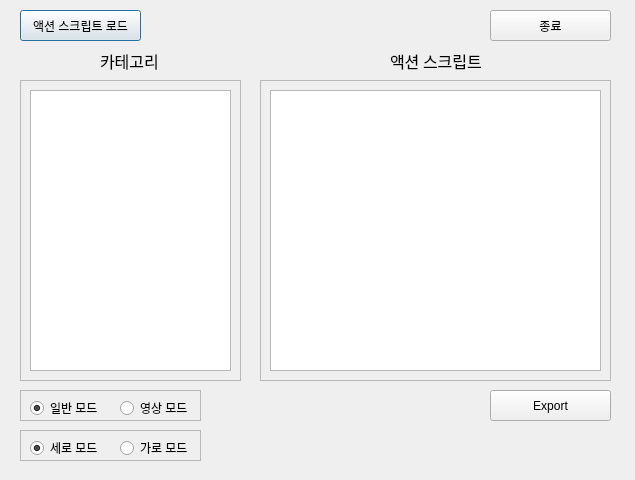
<?xml version="1.0" encoding="UTF-8"?>
<ui version="4.0">
 <class>ScenarioEditor</class>
 <widget class="QDialog" name="ScenarioEditor">
  <property name="geometry">
   <rect>
    <x>0</x>
    <y>0</y>
    <width>635</width>
    <height>480</height>
   </rect>
  </property>
  <property name="windowTitle">
   <string>Dialog</string>
  </property>
  <widget class="QFrame" name="LeftFrame">
   <property name="geometry">
    <rect>
     <x>20</x>
     <y>80</y>
     <width>221</width>
     <height>301</height>
    </rect>
   </property>
   <property name="frameShape">
    <enum>QFrame::StyledPanel</enum>
   </property>
   <property name="frameShadow">
    <enum>QFrame::Plain</enum>
   </property>
   <widget class="QListWidget" name="LeftList">
    <property name="geometry">
     <rect>
      <x>10</x>
      <y>10</y>
      <width>201</width>
      <height>281</height>
     </rect>
    </property>
    <property name="dragDropMode">
     <enum>QAbstractItemView::InternalMove</enum>
    </property>
   </widget>
  </widget>
  <widget class="QFrame" name="RightFrame">
   <property name="geometry">
    <rect>
     <x>260</x>
     <y>80</y>
     <width>351</width>
     <height>301</height>
    </rect>
   </property>
   <property name="frameShape">
    <enum>QFrame::StyledPanel</enum>
   </property>
   <property name="frameShadow">
    <enum>QFrame::Plain</enum>
   </property>
   <widget class="QListWidget" name="RightList">
    <property name="geometry">
     <rect>
      <x>10</x>
      <y>10</y>
      <width>331</width>
      <height>281</height>
     </rect>
    </property>
    <property name="dragDropMode">
     <enum>QAbstractItemView::NoDragDrop</enum>
    </property>
   </widget>
  </widget>
  <widget class="QPushButton" name="LoadButton">
   <property name="geometry">
    <rect>
     <x>20</x>
     <y>10</y>
     <width>121</width>
     <height>31</height>
    </rect>
   </property>
   <property name="text">
    <string>액션 스크립트 로드</string>
   </property>
  </widget>
  <widget class="QLabel" name="Category_Label">
   <property name="geometry">
    <rect>
     <x>100</x>
     <y>50</y>
     <width>61</width>
     <height>21</height>
    </rect>
   </property>
   <property name="font">
    <font>
     <family>돋움</family>
     <pointsize>12</pointsize>
    </font>
   </property>
   <property name="text">
    <string>카테고리</string>
   </property>
  </widget>
  <widget class="QLabel" name="ActionScript_Label">
   <property name="geometry">
    <rect>
     <x>390</x>
     <y>50</y>
     <width>101</width>
     <height>21</height>
    </rect>
   </property>
   <property name="font">
    <font>
     <family>돋움</family>
     <pointsize>12</pointsize>
    </font>
   </property>
   <property name="text">
    <string>액션 스크립트</string>
   </property>
  </widget>
  <widget class="QFrame" name="SmallFrame1">
   <property name="geometry">
    <rect>
     <x>20</x>
     <y>390</y>
     <width>181</width>
     <height>31</height>
    </rect>
   </property>
   <property name="frameShape">
    <enum>QFrame::StyledPanel</enum>
   </property>
   <property name="frameShadow">
    <enum>QFrame::Plain</enum>
   </property>
   <widget class="QRadioButton" name="DefaultMode_RadioButton">
    <property name="geometry">
     <rect>
      <x>10</x>
      <y>10</y>
      <width>81</width>
      <height>16</height>
     </rect>
    </property>
    <property name="text">
     <string>일반 모드</string>
    </property>
    <property name="checked">
     <bool>true</bool>
    </property>
   </widget>
   <widget class="QRadioButton" name="VideoMode_Button">
    <property name="geometry">
     <rect>
      <x>100</x>
      <y>10</y>
      <width>81</width>
      <height>16</height>
     </rect>
    </property>
    <property name="text">
     <string>영상 모드</string>
    </property>
   </widget>
  </widget>
  <widget class="QFrame" name="SmallFrame2">
   <property name="geometry">
    <rect>
     <x>20</x>
     <y>430</y>
     <width>181</width>
     <height>31</height>
    </rect>
   </property>
   <property name="frameShape">
    <enum>QFrame::StyledPanel</enum>
   </property>
   <property name="frameShadow">
    <enum>QFrame::Plain</enum>
   </property>
   <widget class="QRadioButton" name="HorizontalMode_RadioButton">
    <property name="geometry">
     <rect>
      <x>10</x>
      <y>10</y>
      <width>81</width>
      <height>16</height>
     </rect>
    </property>
    <property name="text">
     <string>세로 모드</string>
    </property>
    <property name="checked">
     <bool>true</bool>
    </property>
   </widget>
   <widget class="QRadioButton" name="VerticalMode_RadioButton">
    <property name="geometry">
     <rect>
      <x>100</x>
      <y>10</y>
      <width>81</width>
      <height>16</height>
     </rect>
    </property>
    <property name="text">
     <string>가로 모드</string>
    </property>
   </widget>
  </widget>
  <widget class="QPushButton" name="ExitButton">
   <property name="geometry">
    <rect>
     <x>490</x>
     <y>10</y>
     <width>121</width>
     <height>31</height>
    </rect>
   </property>
   <property name="text">
    <string>종료</string>
   </property>
  </widget>
  <widget class="QPushButton" name="ExportButton">
   <property name="geometry">
    <rect>
     <x>490</x>
     <y>390</y>
     <width>121</width>
     <height>31</height>
    </rect>
   </property>
   <property name="text">
    <string>Export</string>
   </property>
  </widget>
 </widget>
 <resources/>
 <connections/>
</ui>
